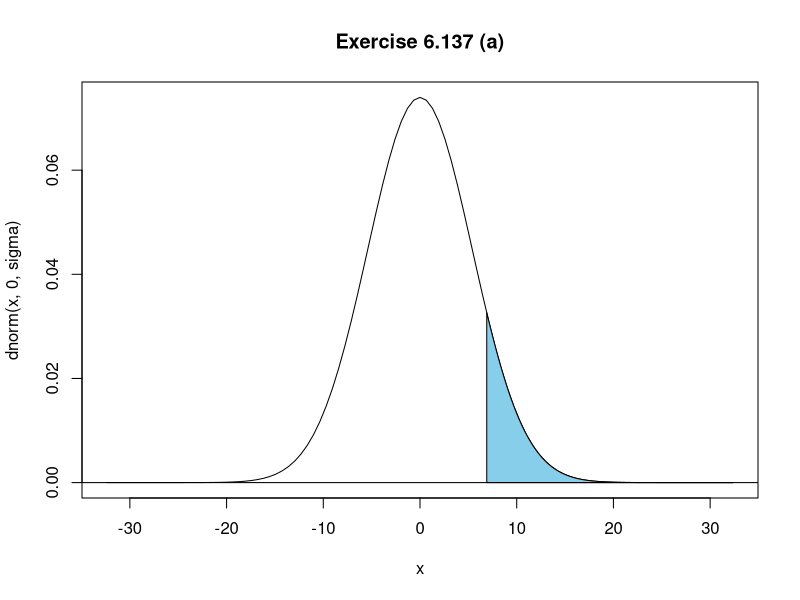

Write R code to recreate this figure.
##Exercise 6.137 ----------------------------------------------------

drawShadeInNorm <- function(begin, end, title, sigma) {
    begin <- begin * sigma
    end <- end * sigma
    cord.x <- c(begin,seq(begin,end,0.01),end) 
    cord.y <- c(0,dnorm(seq(begin,end,0.01), 0, sigma),0) 
    curve(dnorm(x,0,sigma),xlim=c(-6 * sigma,6 * sigma),main=title) 
    polygon(cord.x,cord.y,col='skyblue')
    abline(0,0)
}

drawShadeInNorm(6.9/(55/sqrt(104)), 6, "Exercise 6.137 (a)", 55/sqrt(104))


##Exercise 6.141 ----------------------------------------------------
x<-rnorm(15, 20, 5)
x
miu=mean(x)
sigma=5/sqrt(15)
startOfConfidenceInterval=miu-1.96*sigma
startOfConfidenceInterval
endOfConfidenceInterval=miu+1.96*sigma
endOfConfidenceInterval

count<-0
sigma <- 5/sqrt(15)
for (i in 1:100) {
    x<-rnorm(15, 20, 5)
    miu<-mean(x)
    startOfConfidenceInterval <- miu-1.96*sigma
    
    endOfConfidenceInterval <- miu+1.96*sigma
    if (startOfConfidenceInterval<20 && endOfConfidenceInterval>20){
        count <- count +1
    }
    i
    count
}
##During the 100 repeating, the miu appears in confidence interval for following times:
count